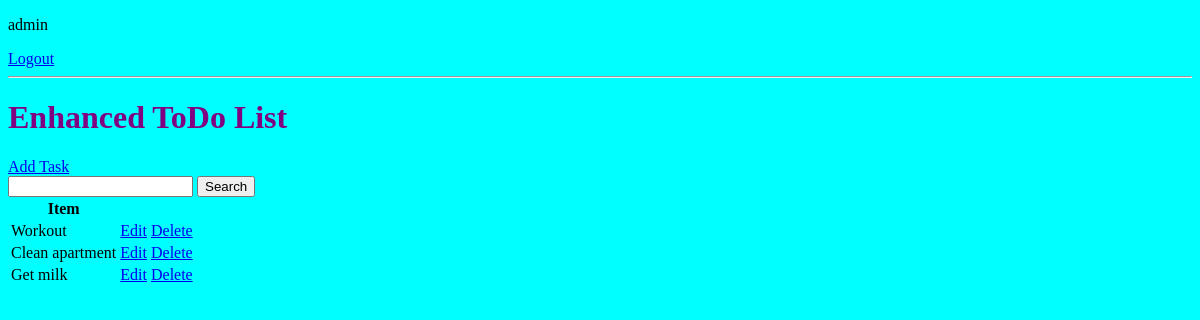
Page / (signed in) on the earlier database version.
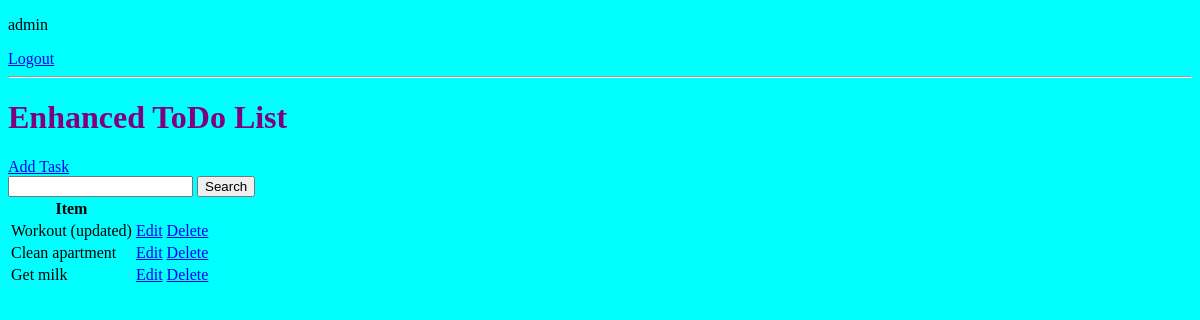
Same page on the later database version.
### base/models.py (models this page shows, shortened)
class Task(models.Model):
    user = models.ForeignKey(User, on_delete=models.CASCADE, null=True, blank=True)
    title = models.CharField(max_length=200)
    description = models.TextField(null=True, blank=True)
    complete = models.BooleanField(default=False)
    created = models.DateTimeField(auto_now_add=True)
    class Meta:
        ordering = ['complete']

### base/views.py (the view)
# urls.py: path('', TaskList.as_view(), name='tasks'),
class TaskList(LoginRequiredMixin, ListView):
    model = Task
    context_object_name = 'tasks'
    def get_context_data(self, **kwargs):
        context = super().get_context_data(**kwargs)
        context['tasks'] = context['tasks'].filter(user=self.request.user)
        context['count'] = context['tasks'].filter(complete=False).count()
        search_input = self.request.GET.get('search-area') or ''
        if search_input:
            context['tasks'] = context['tasks'].filter(title__icontains=search_input)
        context['search_input'] = search_input
        return context

### base/templates/base/task_list.html (shortened to what this page needs)
{% extends 'base/main.html' %}
{% block content %}
{% if request.user.is_authenticated %}
    <p> {{ request.user }} </p>
    <a href="{% url 'logout' %}">Logout</a>
{% else %}
    <a href="{% url 'login' %}">Login</a>
{% endif %}
<hr>
<h1>Enhanced ToDo List</h1>
<a href="{% url 'task-create' %}">Add Task</a>
<form method="GET">
    <input type="text" name="search-area" value='{{search_input}}'>
    <input type="submit" value="Search">
</form>
<table>
    <tr>
        <th>Item</th>
        <th></th>
        <th></th>
    </tr>
    {% for task in tasks %}
    <tr>
        <td>{{ task.title }}</td>
        <td><a href="{% url 'task-update' task.id %}">Edit</a></td>
        <td><a href="{% url 'task-delete' task.id %}">Delete</a></td>
    </tr>
    {% empty %}
    <h3>No items in list</h3>
    {% endfor %}
</table>
{% endblock content %}

Differences in the rows shown:
changed Task: title "Workout" → "Workout (updated)"
